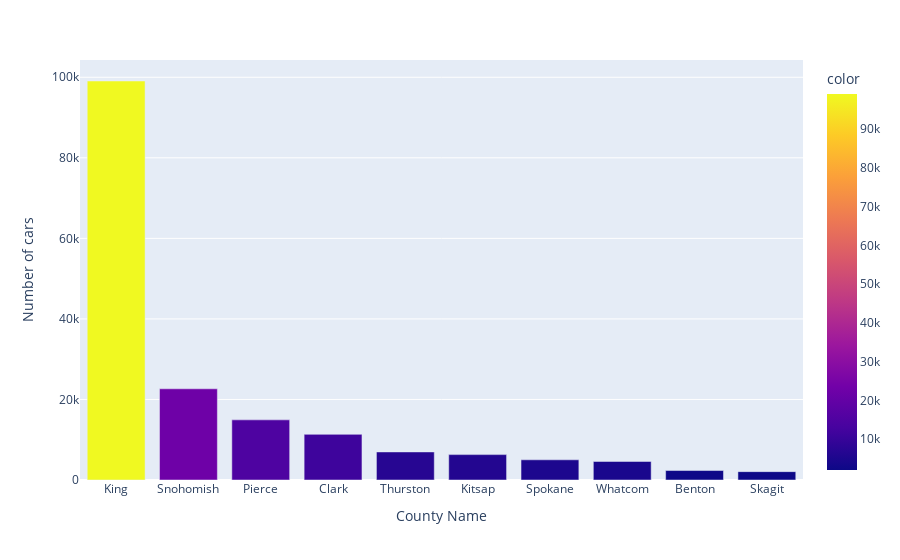

The cell this chart's notebook holds for it:
### Markdown cell above
### Which county has most no. of EV cars ?

### Code cell
Counties = dataset.groupby('County').count().sort_values(by = 'City', ascending = False)['City'].index
values_county = dataset.groupby('County').count().sort_values(by = 'City', ascending = False)['City'].values
 
px.bar(x = Counties[:10], y = values_county[:10], labels = {'x' : 'County Name', 'y' : 'Number of cars'}, color = values_county[:10])

### Figure 1 — Plotly figure (JSON) as saved in the notebook; plotly's stock layout.template omitted (floating-point values rounded to 4 significant figures)
{"data": [{"alignmentgroup": "True", "hovertemplate": "County Name=%{x}<br>Number of cars=%{y}<br>color=%{marker.color}<extra></extra>", "legendgroup": "", "marker": {"color": [99076, 22643, 14932, 11335, 6969, 6303, 5015, 4602, 2351, 2076], "coloraxis": "coloraxis", "pattern": {"shape": ""}}, "name": "", "offsetgroup": "", "orientation": "v", "showlegend": false, "textposition": "auto", "type": "bar", "x": ["King", "Snohomish", "Pierce", "Clark", "Thurston", "Kitsap", "Spokane", "Whatcom", "Benton", "Skagit"], "xaxis": "x", "y": [99076, 22643, 14932, 11335, 6969, 6303, 5015, 4602, 2351, 2076], "yaxis": "y"}], "layout": {"barmode": "relative", "coloraxis": {"colorbar": {"title": {"text": "color"}}, "colorscale": [[0, "#0d0887"], [0.1111, "#46039f"], [0.2222, "#7201a8"], [0.3333, "#9c179e"], [0.4444, "#bd3786"], [0.5556, "#d8576b"], [0.6667, "#ed7953"], [0.7778, "#fb9f3a"], [0.8889, "#fdca26"], [1, "#f0f921"]]}, "legend": {"tracegroupgap": 0}, "margin": {"t": 60}, "xaxis": {"anchor": "y", "domain": [0, 1], "title": {"text": "County Name"}}, "yaxis": {"anchor": "x", "domain": [0, 1], "title": {"text": "Number of cars"}}}}
